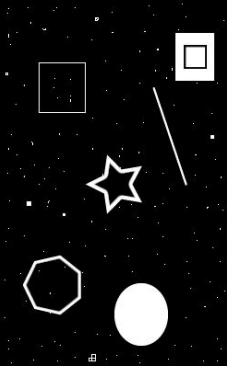
#> input picture atv3/sky.png, 227 x 369 px
$ python main.py
#> lines starting #> are read from the running program, lines starting #| are printed output that depends on the picture
import sys
import os
import cv2 as cv
import numpy as np
import matplotlib.pyplot as plt


def convolution(img, mask):
    res = np.ones((img.shape), np.uint8)
    (width, height) = mask.shape

    i_offset = width/2 - .5
    j_offset = height/2 - .5

    for i in range(img.shape[0]):
        for j in range(img.shape[1]):
            xi = int(i-i_offset)
            xf = int(i+i_offset)
            yi = int(j-j_offset)
            yf = int(j+j_offset)

            for k in range(img.shape[2]):
                if(xi < 0 or yi < 0 or xf >= img.shape[0] or yf >= img.shape[1]):
                    res[i][j][k] = 0
                else:
                    aux = np.zeros((mask.shape))
                    aux = (img[xi:xf+1, yi:yf+1, k] * mask)
                    res[i][j][k] = np.sum(aux)/np.sum(mask)
    return res


def showImg(img):
    cv.imshow('img', img)
    k = cv.waitKey(0) & 0xFF
    if k == 27 or k == ord('q'):
        cv.destroyAllWindows()


def mediumFilter(img, n_mask):
    print('Calculando filtro da média...')
    mask = np.ones((n_mask, n_mask))
    res = convolution(img, mask)
    # showImg(res)
    return res


def weightedAverageFilter(img, n_mask):
    print('Calculando filtro da média ponderada...')

    if n_mask == 3:
        mask = np.array(([1, 2, 1], [2, 4, 2], [1, 2, 1]))
    elif n_mask == 5:
        mask = np.array(([1, 4, 7, 4, 1], [4, 16, 26, 16, 4], [
                         7, 26, 41, 26, 7], [4, 16, 26, 16, 4], [1, 4, 7, 4, 1]))

    res = convolution(img, mask)
    # showImg(res)
    return res


if __name__ == '__main__':
    img = cv.imread('sky.png')
#> img is the input picture: shape (369, 227, 3); min 0, max 255, mean 21.3
    medium = mediumFilter(img, 7)
#> after the loop in convolution, `for i in range(img.shape[0]):`:
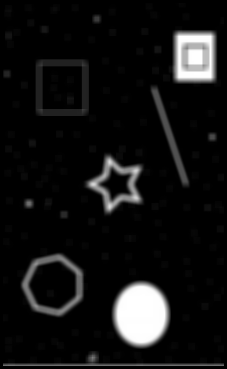
#> res: shape (369, 227, 3); min 0, max 255, mean 19.6
    weighted = weightedAverageFilter(img, 5)
#> in convolution (call 2), `(width, height) = mask.shape`: width = 5
#> in convolution (call 2), `i_offset = width/2 - .5`: i_offset = 2
#> after the loop in convolution (call 2), `for i in range(img.shape[0]):`:
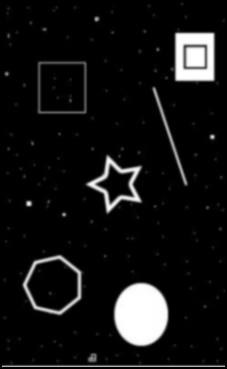
#> res: shape (369, 227, 3); min 0, max 255, mean 19.8
    cv.imwrite('medium7.png', medium)
    cv.imwrite('weighted5.png', weighted)
